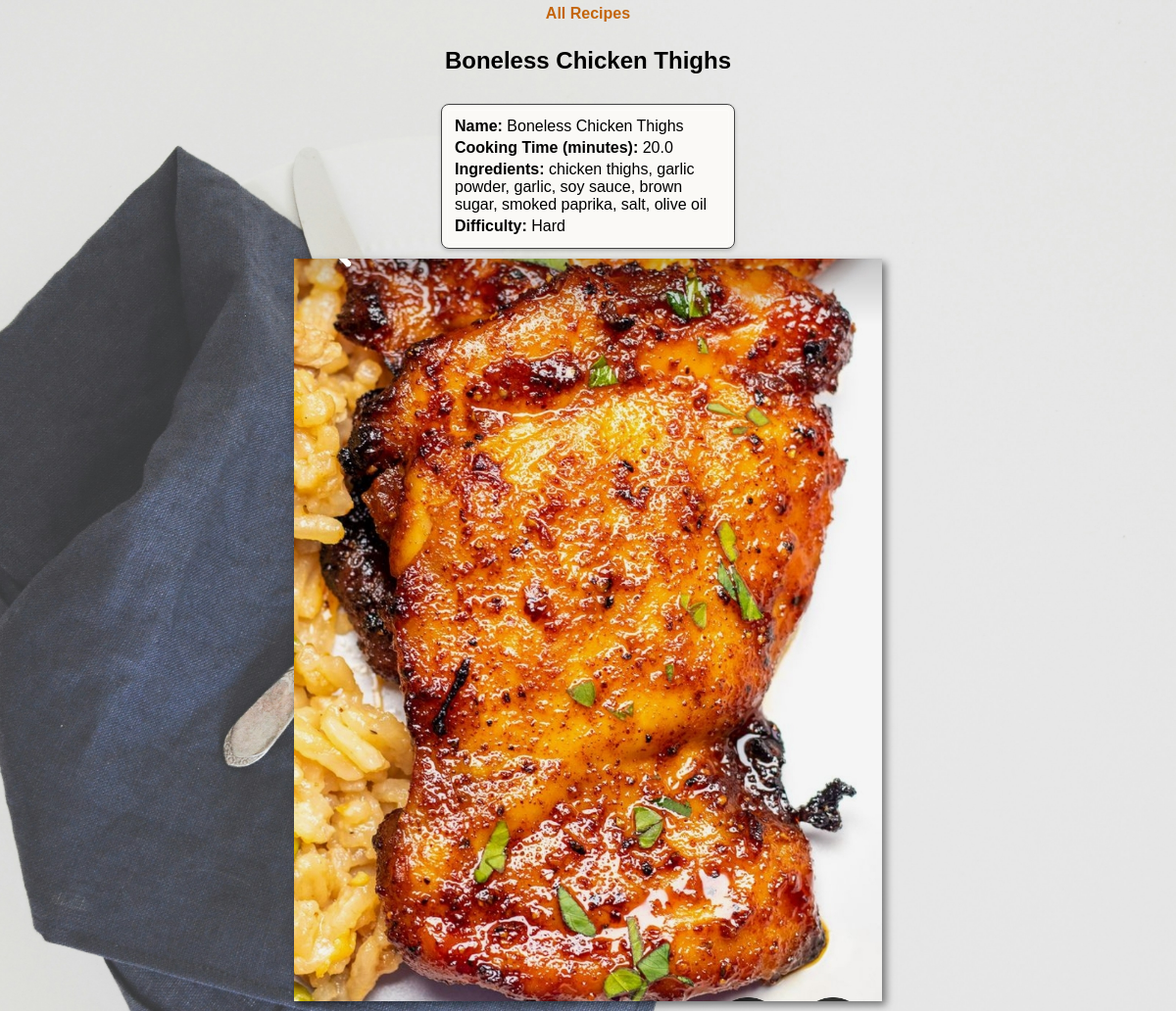
The page /recipes/8 (signed in) on the database its author committed.
### recipes/models.py (models this page shows, shortened)
class Recipe(models.Model):
    name = models.CharField(max_length=120)
    ingredients = models.TextField(help_text="Separate ingredients by a comma")
    cooking_time = models.FloatField(help_text="minutes")
    pic = models.ImageField(upload_to="recipes", default="no_picture.jpg")
    difficulty = models.CharField(max_length=20, choices=difficulty_choices, default="Easy")

### recipes/views.py (the view)
# urls.py: path('recipes/<pk>', RecipeDetailView.as_view(), name='recipes_detail'),
class RecipeDetailView(LoginRequiredMixin, DetailView):
   model = Recipe
   template_name = "recipes/recipes_detail.html"
   context_object_name = 'recipes_detail'
   ordering = ['name']
   def get_context_data(self, **kwargs):
      context = super().get_context_data(**kwargs)
      context['form'] = SearchForm()
      return context

### recipes/templates/recipes/recipes_detail.html (shortened to what this page needs)
{% load static %}
<!DOCTYPE html>
<html lang="en">
<head>
</head>
<body>
    <nav class="navigation-list">
        <ul role="menubar">
            <li style="float:right"><a class="active" href="{% url 'recipes:recipes_list' %}">All Recipes</a></li>
        </ul>
    </nav>
    <h2>{{object.name}}</h2>
    <table>
        <tbody>
            <tr>
                <td><strong>Name:</strong> {{object.name}} </td>
            </tr>
            <tr>
                <td><strong>Cooking Time (minutes):</strong> {{object.cooking_time}}</td>
            </tr>
            <tr>
                <td><strong>Ingredients:</strong> {{object.ingredients}}</td>
            </tr>
            <tr>
                <td><strong>Difficulty: </strong>{{object.difficulty}}</td>
            </tr>
        </tbody>
    </table>
    <img src="{{object.pic.url}}" class="recipe-image" />
</body>
</html>

### rows shown on the page
Recipe: name "Boneless Chicken Thighs", cooking_time "20.0", ingredients "chicken thighs, garlic powder, garlic, soy sauce, brown sugar, smoked paprika, salt, olive oil", difficulty "Hard", pic (picture)
